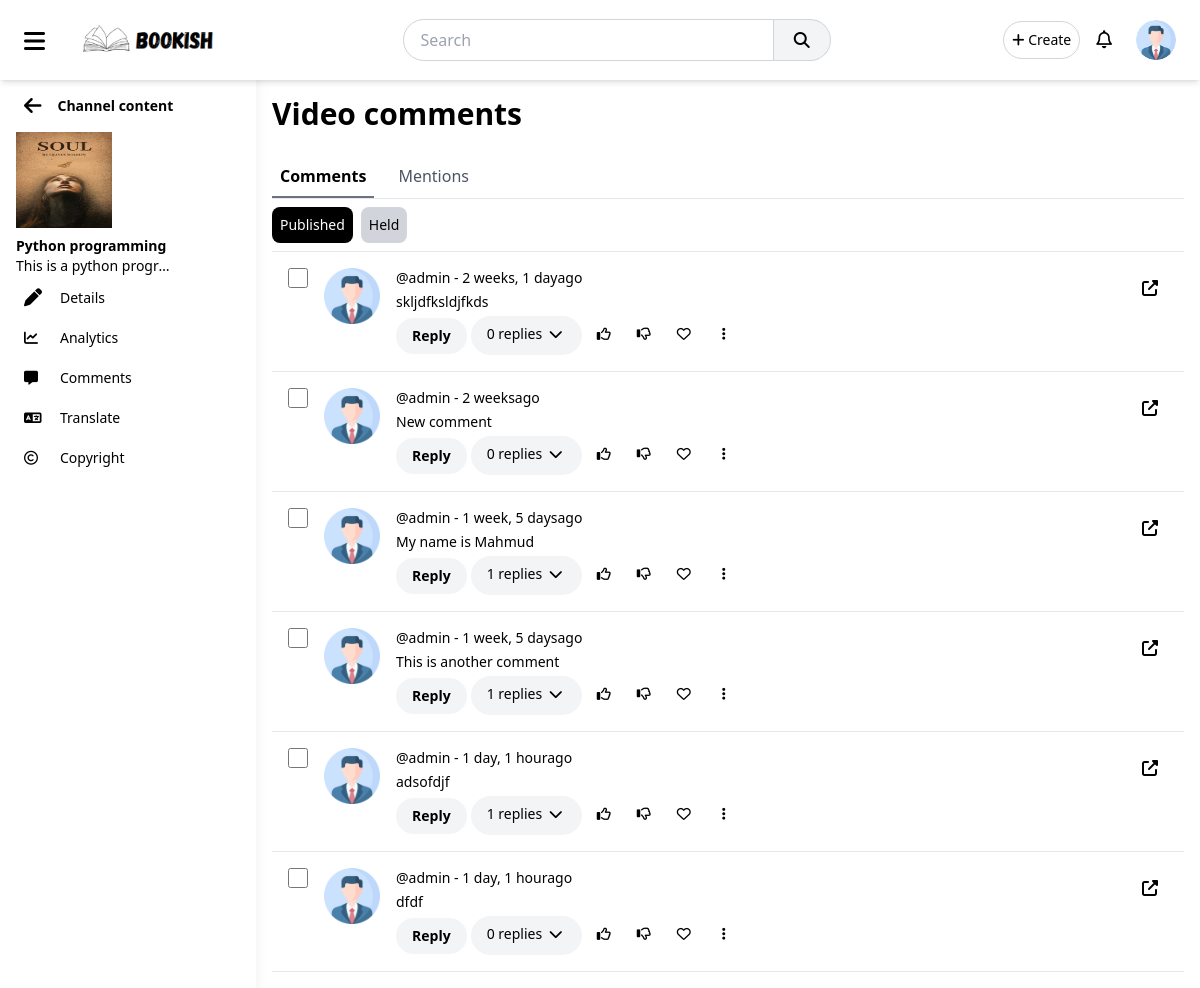
Page /author/book-comments/2025-01-25-1104442397970000 (signed in) on the committed database.
### accounts/models.py (models this page shows, shortened)
class UserProfile(models.Model):
    user = models.OneToOneField(User, on_delete=models.CASCADE)
    full_name = models.CharField(max_length=100, blank=True, null=True)
    bio = models.TextField(blank=True, null=True)
    profile_picture = models.ImageField(upload_to='profile_pics/', default='profile_pics/default.png')
    followers = models.ManyToManyField('self', symmetrical=False, related_name='following', blank=True)
    created_at = models.DateTimeField(auto_now_add=True)
    updated_at = models.DateTimeField(auto_now=True)

### main/models.py (models this page shows, shortened)
class Book(models.Model):
    title = models.CharField(max_length=255)
    slug = AutoSlugField(populate_from='title', unique=True)
    description = models.TextField()
    content = CKEditor5Field(config_name="extends")
    author = models.ForeignKey(User, on_delete=models.CASCADE, related_name='books')
    category = models.ForeignKey(Category, on_delete=models.CASCADE, related_name='books', blank=True, null=True)
    published_date = models.DateTimeField(auto_now_add=True)
    updated_date = models.DateTimeField(auto_now=True)
    likes = models.ManyToManyField(User, related_name='liked_books', blank=True)
    dislikes = models.ManyToManyField(User, related_name='disliked_books', blank=True)
    views = models.PositiveIntegerField(default=0)
    thumbnail = models.ImageField(upload_to='thumbnails/', blank=True, null=True)

class Comment(models.Model):
    book = models.ForeignKey(Book, on_delete=models.CASCADE, related_name='comments')
    user = models.ForeignKey(User, on_delete=models.CASCADE)
    content = models.TextField()
    likes = models.ManyToManyField(User, related_name="liked_comment", blank=True)
    dislikes = models.ManyToManyField(User, related_name="disliked_comment", blank=True)
    created_at = models.DateTimeField(auto_now_add=True)
    updated_at = models.DateTimeField(auto_now=True)
    parent = models.ForeignKey('self', on_delete=models.CASCADE, null=True, blank=True, related_name='replies')

### author/views.py (the view)
# urls.py: path('book-comments/<str:slug>', views.content_comments, name="content_comments"),
@login_required(login_url='accounts:login')
def content_comments(request, slug):
    book = Book.objects.get(slug=slug)
    context = {
        'book': book
    }
    return render(request, 'author/content_comments.html', context)

### templates/author/content_comments.html (shortened to what this page needs)
{% extends 'author/content_base.html' %}
{% load static %}
{% block content %}
<header class="flex items-center justify-between mb-6">
    <div>
        <h2 class="text-3xl font-semibold">
            Video comments
        </h2>
    </div>
</header>
<ul class="flex gap-4 font-medium text-gray-600 border-b">
    <li class="p-2 cursor-pointer text-black border-b-2 font-bold border-gray-500">
        Comments
    </li>
    <li class="hover:border-b-2 hover:border-gray-300 p-2 cursor-pointer">
        Mentions
    </li>
</ul>
<div class="flex gap-2 py-2 *:p-2 *:bg-gray-300 *:rounded-lg text-sm border-b">
    <div class="!bg-black text-white">
        Published
    </div>
    <div>
        Held
    </div>
</div>
{% for item in book.comments.all %}
<div class="flex justify-between py-4 sm:p-4 border-b overflow-x-scroll">
    <div class="flex sm:gap-4">
        <input class="block h-5 w-5" type="checkbox" />
        <img alt="" class="h-14 w-14"
            src="{{item.user.userprofile.profile_picture.url}}" />
        <div class="text-sm space-y-1">
            <div>
                @{{item.user.username}} - {{item.created_at|timesince}}ago
            </div>
            <div>
                {{item.content}}
            </div>
            <div class="flex items-center gap-1">
                <button class="py-2 px-4 bg-gray-100 font-bold hover:bg-gray-200 rounded-full">
                    Reply
                </button>
                <button class="py-2 px-4 bg-gray-100 hover:bg-gray-200 rounded-full whitespace-nowrap">
                    {{item.replies.count}} replies
                    <i class="fa fa-chevron-down h-5 w-5">
                    </i>
                </button>
                <button class="p-2 hover:bg-gray-200 rounded-full">
                    <i class="fa-regular fa-thumbs-up h-5 w-5">
                    </i>
                </button>
                <button class="p-2 hover:bg-gray-200 rounded-full">
                    <i class="fa-regular fa-thumbs-down h-5 w-5">
                    </i>
                </button>
                <button class="p-2 hover:bg-gray-200 rounded-full">
                    <i class="fa-regular fa-heart h-5 w-5">
                    </i>
                </button>
                <button class="p-2 hover:bg-gray-200 rounded-full">
                    <i class="fa fa-ellipsis-vertical h-5 w-5">
                    </i>
                </button>
            </div>
        </div>
    </div>
    <div>
        <div class="flex gap-4 items-center">
            <button class="p-2 hover:bg-gray-200 rounded-full" onclick="location.href=`{% url "main:book_view" item.book.slug %}`">
                <i class="fa fa-up-right-from-square h-5 w-5">
                </i>
            </button>
        </div>
    </div>
</div>
{% endfor %}
{% endblock %}

### templates/author/content_base.html (shortened to what this page needs)
<!DOCTYPE html>
<html lang="en">
{% load static %}
<head>
    <link rel="stylesheet" href="{% static 'css/output.css' %}">
    <link rel="stylesheet" href="https://cdnjs.cloudflare.com/ajax/libs/font-awesome/6.7.2/css/all.min.css"
 />
</head>
<body>
    <header class="bg-white shadow-md sticky top-0 z-50 px-4">
        <div class="flex items-center justify-between py-3">
            <div class="flex items-center space-x-4">
                <button class="px-2 pt-1 rounded hover:bg-gray-200" id="menuToggle">
                    <i class="fa fa-bars text-2xl"></i>
                </button>
                <a href="{% url 'author:author_dashboard' %}">
                    <img src="{% static 'logo.png' %}" class="h-12 hidden sm:block" alt=""></a>
            </div>
            <div class="hidden md:flex items-center justify-center mx-4 flex-grow">
                <input type="text" placeholder="Search"
                    class="w-2/4 border border-gray-300 rounded-l-full py-2 px-4 focus:outline-none">
                <button
                    class="px-5 py-2 bg-gray-100 border-t border-b border-r border-gray-300 rounded-r-full hover:bg-gray-200">
                    <i class="fa fa-search"></i>
                </button>
            </div>
            <div class="flex items-center space-x-4">
                <div class="relative">
                    <button class="dropdownButton p-2 border border-gray-300 rounded-full text-sm">
                        <i class="fa fa-plus"></i> Create
                    </button>
                </div>
                <div class="relative">
                    <button class="dropdownButton text-lg fa-regular fa-bell">
                    </button>
                </div>
                {% include 'components/profile_menu.html' %}
            </div>
        </div>
    </header>
    <div class="flex min-h-screen">
        <aside
            class="z-40 pt-20 fixed left-0 top-0 h-full w-64 bg-white shadow-lg p-4 overflow-y-auto transform -translate-x-full transition-all duration-300 ease-in-out md:translate-x-0"
            id="sidebar">
            <nav>
                <ul class="space-y-1 text-sm" id="sidebarItems">
                    <li class="flex gap-4 items-center m-2 my-4 cursor-pointer" onclick="location.href=`{% url 'author:author_content' %}`">
                        <i class="fa fa-arrow-left text-xl"></i>
                        <div class="font-bold" id="back_text">Channel content</div>
                    </li>
                    <li class="flex flex-col">
                        <img src="{{book.thumbnail.url}}" id="sidebar_profile_img"
                            class="h-24 w-24 mb-2 transition-all duration-300" alt="">
                        <div class="text-sm font-bold">{{book.title}}</div>
                        <div class="text-sm font-thin max-w-40 whitespace-nowrap overflow-hidden overflow-ellipsis ">{{book.description}}</div>
                    </li>
                    <li onclick="location.href=`{% url 'author:content_details' book.slug %}`" data-page="content_details"
                        class="flex items-center space-x-3 p-2 rounded-lg transition-all hover:bg-gray-200 cursor-pointer menu-item">
                        <i class="fa fa-pen text-lg w-6"></i>
                        <span class="text-gray-700">Details</span>
                    </li>
                    <li onclick="location.href=`{% url 'author:content_analytics' book.slug %}`" data-page="content_analytics"
                    class="flex items-center space-x-3 p-2 rounded-lg hover:bg-gray-200 cursor-pointer menu-item">
                        <i class="fa fa-chart-line w-6"></i>
                        <span class="text-gray-700">Analytics</span>
                    </li>
                    <li onclick="location.href=`{% url 'author:content_comments' book.slug %}`" data-page="content_comments"
                    class="flex items-center space-x-3 p-2 rounded-lg hover:bg-gray-200 cursor-pointer menu-item">
                        <i class="fa fa-message w-6"></i>
                        <span class="text-gray-700">Comments</span>
                    </li>
                    <li onclick="location.href=`{% url 'author:content_translate' book.slug %}`" data-page="content_translate"
                    class="flex items-center space-x-3 p-2 rounded-lg hover:bg-gray-200 cursor-pointer menu-item">
                        <i class="fa fa-language w-6"></i>
                        <span class="text-gray-700">Translate</span>
                    </li>
                    <li onclick="location.href=`{% url 'author:content_copyright' book.slug %}`" data-page="content_copyright"
                    class="flex items-center space-x-3 p-2 rounded-lg hover:bg-gray-200 cursor-pointer menu-item">
                        <i class="fa-regular fa-copyright w-6"></i>
                        <span class="text-gray-700">Copyright</span>
                    </li>
                </ul>
            </nav>
        </aside>
        <main class="flex-1 w-full p-4 md:ml-64 transition-all delay-100 ease-in-out" id="content">
            {% block content %}
            {% endblock %}
        </main>
    </div>
</body>
</html>

### templates/components/profile_menu.html (shortened to what this page needs)
<div class="relative">
    <button class="dropdownButton p-2 rounded-full hover:bg-gray-200">
        <img src="{{user.userprofile.profile_picture.url}}" class="h-10 w-10 rounded-full" alt="">
    </button>
</div>

### rows in the picture
Book: thumbnail (picture), title "Python programming", description "This is a python progr…"
Comment: user.userprofile.profile_picture (placeholder picture), user.username "admin", created_at "2 weeks, 1 day", content "skljdfksldjfkds", replies.count "0"
Comment: user.userprofile.profile_picture (placeholder picture), user.username "admin", created_at "2 weeks", content "New comment", replies.count "0"
Comment: user.userprofile.profile_picture (placeholder picture), user.username "admin", created_at "1 week, 5 days", content "My name is Mahmud", replies.count "1"
Comment: user.userprofile.profile_picture (placeholder picture), user.username "admin", created_at "1 week, 5 days", content "This is another comment", replies.count "1"
Comment: user.userprofile.profile_picture (placeholder picture), user.username "admin", created_at "1 day, 1 hour", content "adsofdjf", replies.count "1"
Comment: user.userprofile.profile_picture (placeholder picture), user.username "admin", created_at "1 day, 1 hour", content "dfdf", replies.count "0"
